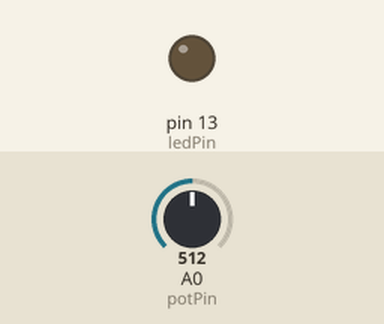
Recording of a sketch running on a simulated Arduino Uno, built with avr-gcc and run on an emulated ATmega328P. Shown: output pins drawn as LEDs (lit = HIGH). The inputs (shaded band) are chosen by the test bench; at power-on: A0 (potPin) = 512.

Above: at 1.2 s.
1.3 s: A0 (potPin) set to 530
At 1.7 s:
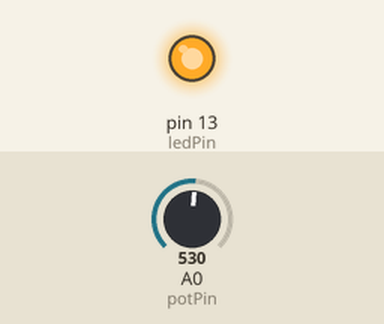
2.8 s: A0 (potPin) set to 511
At 4.0 s:
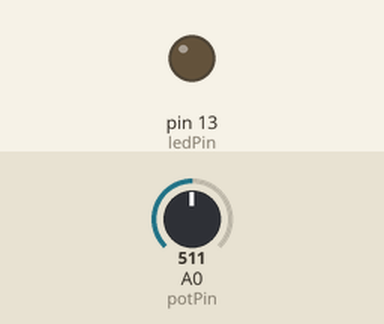
4.3 s: A0 (potPin) set to 716
At 5.2 s:
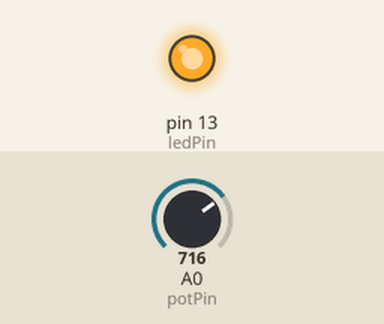
Timing chart, 0 to 7.3 s (numbered marks = the images above; inputs shaded):
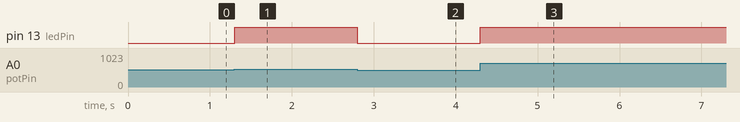

The sketch:

potenciometro.ino
```cpp
#define potPin 0
#define ledPin 13

int valPot = 0;

void setup() {
pinMode(ledPin,OUTPUT);
}

void loop() {
valPot =  analogRead(potPin);
valPot = map(valPot,0,1023,0,255);
analogWrite(ledPin,valPot );
}
```

Measured:
- the behaviour switches between 513 and 514 on A0 (potPin) (found by bisection; images 0 and 1)
- after the input at 1.3 s, pin 13 (ledPin): LOW → HIGH at once
- after the input at 2.8 s, pin 13 (ledPin): HIGH → LOW at once
- after the input at 4.3 s, pin 13 (ledPin): LOW → HIGH at once
